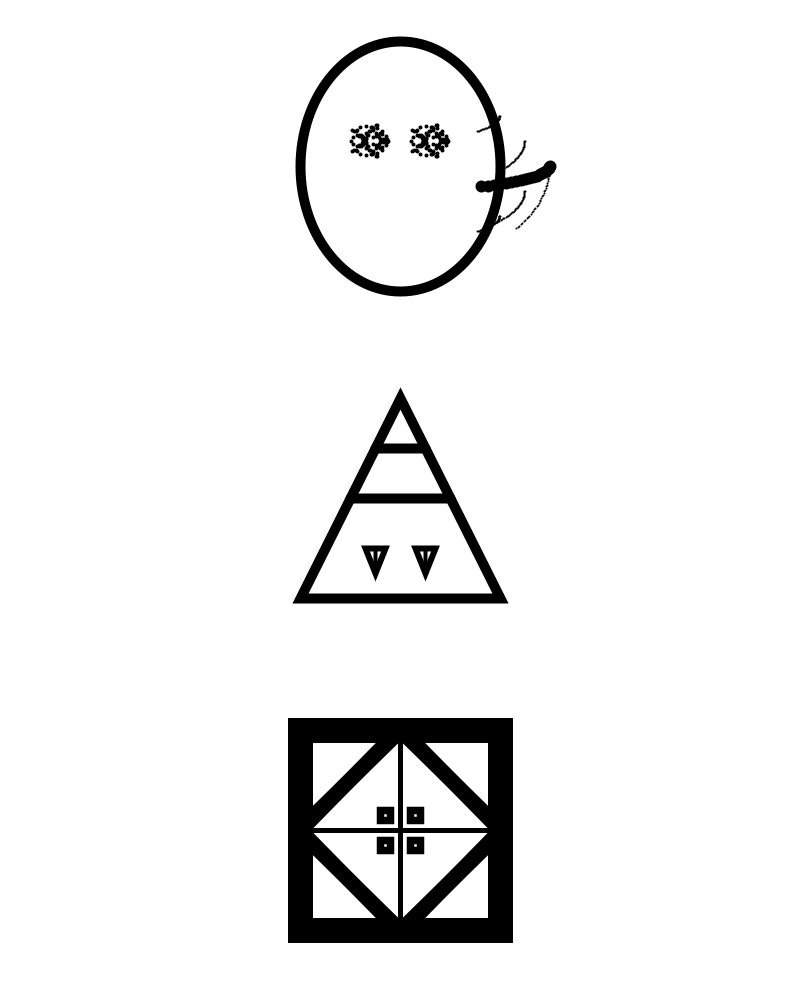
Frame 1 (no input)
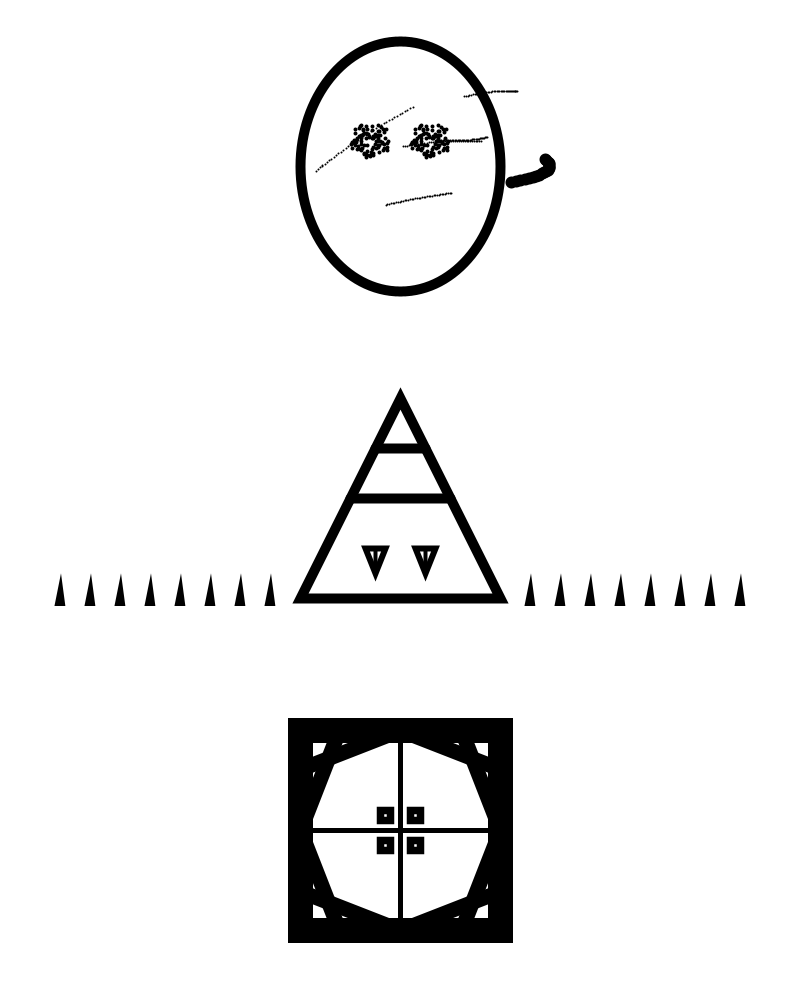
Frame 60 (the mouse pressed at the canvas centre just before this capture)
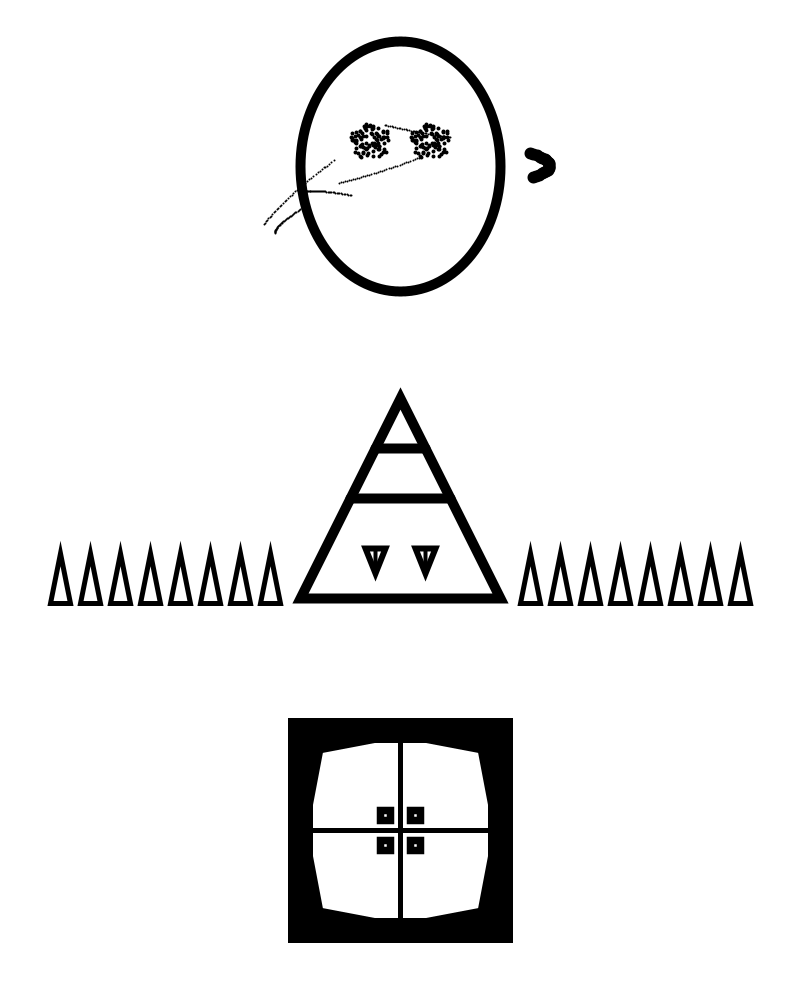
Frame 120 (the mouse held since frame 60 and released just before this capture)

The Processing sketch that drew these frames (run headless with seeded random() and noise(); from frame 60 on, the mouse is pressed at the canvas centre):

// Processing sketch: characters
// ── characters.pde
void setup(){
  size(800, 1000);
  background(255);
  
  X=width/2;
  Y=height/6;
}

float X;
float Y;

void draw(){
  background(255);
  drawCharged();
  drawSpike();
  drawBrute();
}
  
 
int angle=0;
float amp=0;
float ampDir=0.1;
void drawCharged(){
  float Y1=Y;
  /* Body */
  noFill();
  strokeWeight(10);
  ellipse(X, Y1, 200, 250);
  
  /* Axis */
  strokeWeight(2);
  for(int i = 0; i < 40; i++){    
    point(X + 100 * cos(radians(0.5*angle+i)), (Y1-50) + 25 * sin(radians(angle+i)));
    point(X + 125 * cos(radians(-angle+i)), (Y1-25) + 50 * sin(radians(-2*angle+i)));
    point(X + 150 * cos(radians(4*angle+i)), Y1 + 100 * sin(radians(3*angle+i)));
    point(X + 125 * cos(radians(-1.5*angle+i)), (Y1+25) + 50 * sin(radians(-2*angle+i)));
    point(X + 100 * cos(radians(angle+i)), (Y1+50) + 25 * sin(radians(5*angle+i)));
  }
  
  /* Charged Axis */
  strokeWeight(12);
  for(int i = 0; i < 20; i++){    
    point(X + 150 * cos(radians(-0.25*angle+3*i)), Y1 + 25 * sin(radians(-0.25*angle+3*i)));
  }
  
  /* Eyes */
  strokeWeight(4);
  for(int i = 0; i < 360; i += 4){    
    float deviationX = 6 * cos(radians(3*angle + 13*i)); 
    float deviationY = 6 * sin(radians(2*angle + 10*i));
    
    float rX = 12.5 + amp;
    float rY = 10 + amp;
    
    point(X - 30 + rX * cos(radians(angle + i)) + deviationX, (Y-25) + rY * sin(radians(angle + i)) + deviationY);
    point(X + 30 + rX * cos(radians(angle + i)) + deviationX, (Y-25) + rY * sin(radians(angle + i)) + deviationY);
  }
  
  angle++;
  amp+=ampDir;
  if (amp < 0 || amp > 3){
    ampDir *= -1;
  }
}


float h=200;
float halfH=h/2;
float b=200;
float halfB=b/2;
float incB=0;
float incH=0;
float speed=1;
int waitDelay=0;
float waitSec=2.5;
void drawSpike(){
  float Y2=3*Y;
  /* Body */
  strokeWeight(10);
  triangle(X-halfB, Y2+halfH, X, Y2-halfH, X+halfB, Y2+halfH);
  line(X-halfB/2, Y2, X+halfB/2, Y2);
  line(X-halfB/4, Y2-halfH/2, X+halfB/4, Y2-halfH/2);
  
  /* Summoned Triangles */
  int summonH=50;
  int summonB=10;
  float summonRightX=X+halfB+25+summonB/2;
  float summonLeftX=X-halfB-25-summonB/2;;
  float summonY=Y2+halfH+5;
  int triSpace = 30;
  strokeWeight(5);
  for(int i=0; i<8; i++){
    triangle(summonRightX - incB + triSpace*i, summonY, summonRightX + triSpace*i, summonY-incH, summonRightX + triSpace*i + incB, summonY);
    triangle(summonLeftX - incB - triSpace*i, summonY, summonLeftX - triSpace*i, summonY-incH, summonLeftX - triSpace*i + incB, summonY);
  }
  incB+=0.05*speed;
  incH+=0.25*speed;
  
  if(incB>=summonB && incH>=summonH){
    incB=summonB;
    incH=summonH;
    speed=1;
    
    waitDelay++;
    
    if(waitDelay==waitSec*60){
      incB=0;
      incH=0;
      speed=1;
      waitDelay=0;
    }
  }
  
  if(incB > 0.4*summonB || incH > 0.4*summonH){
    speed *= 1.3;
  }
  
  /* Eyes */
  float eyeH=25;
  float eyeHalfB=10;
  strokeWeight(6);
  triangle(X-halfB/4-eyeHalfB, Y2+halfH/2, X-halfB/4+eyeHalfB, Y2+halfH/2, X-halfB/4, Y2+halfH/2+eyeH);
  triangle(X+halfB/4-eyeHalfB, Y2+halfH/2, X+halfB/4+eyeHalfB, Y2+halfH/2, X+halfB/4, Y2+halfH/2+eyeH);
  strokeWeight(4);
  line(X-halfB/4, Y2+halfH/2+eyeH, X-halfB/4, Y2+halfH/2);
  line(X+halfB/4, Y2+halfH/2+eyeH, X+halfB/4, Y2+halfH/2);
  
}


float sideLen=200;
float halfSide=sideLen/2;
int inc=2;
int incDir=1;
void drawBrute(){
  float Y3=5*Y;
  /* Body */
  strokeWeight(25);
  rect((X-halfSide), (Y3-halfSide), sideLen, sideLen);
  
  /* Inner Squares */
  strokeWeight(15);
  line((X-halfSide), Y3-inc, X, (Y3-halfSide));
  line(X+inc, (Y3-halfSide), (X+halfSide), Y3);
  line((X+halfSide), Y3+inc, X, (Y3+halfSide));
  line(X-inc, (Y3+halfSide), (X-halfSide), Y3);
  
  line((X-halfSide), Y3, X-inc, (Y3-halfSide));
  line(X, (Y3-halfSide), (X+halfSide), Y3-inc);
  line((X+halfSide), Y3, X+inc, (Y3+halfSide));
  line(X, (Y3+halfSide), (X-halfSide), Y3+inc);
  
  inc+=incDir;
  if(inc > halfSide || inc < -1*halfSide){
    incDir *= -1;
  }
  
  /* Middle Separators */
  strokeWeight(5);
  line(X-halfSide, Y3, X+halfSide, Y3);
  line(X, Y3-halfSide, X, Y3+halfSide);
  
  /* Eyes */
  float eyeSize=10;
  float eyeGap=10;
  strokeWeight(7.5);
  rect(X-eyeSize-eyeGap, Y3-eyeSize-eyeGap, eyeSize, eyeSize);
  rect(X+eyeGap, Y3-eyeSize-eyeGap, eyeSize, eyeSize);
  rect(X-eyeSize-eyeGap, Y3+eyeGap, eyeSize, eyeSize);
  rect(X+eyeGap, Y3+eyeGap, eyeSize, eyeSize);
}
